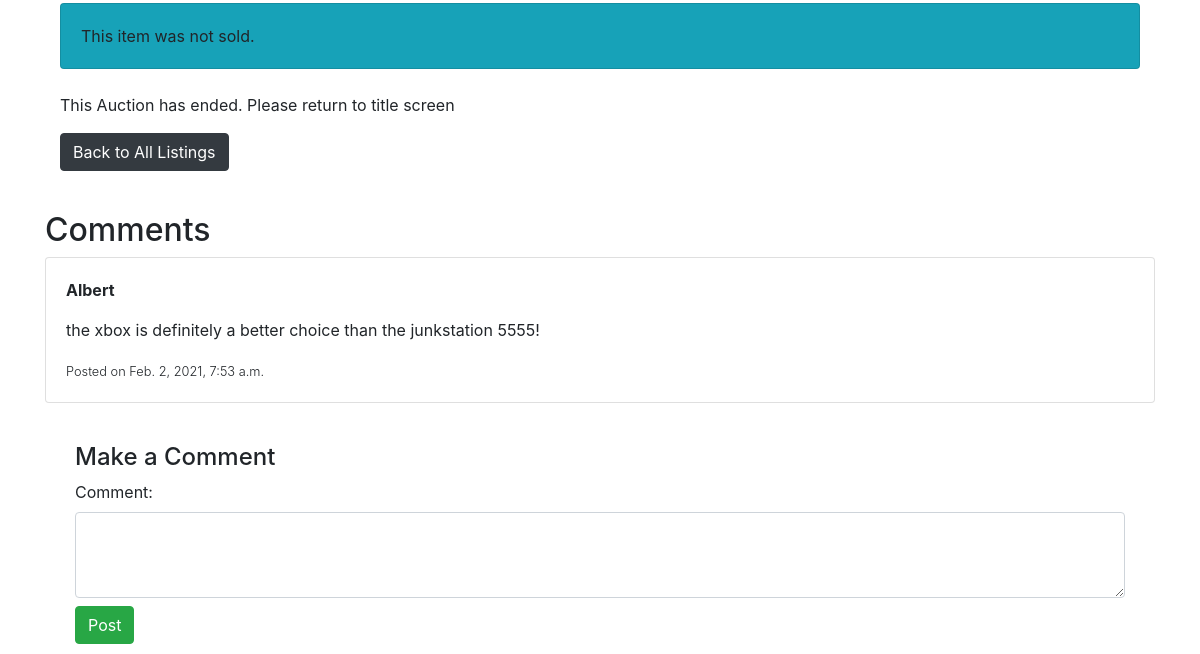
/7/details (signed in, lower part), run on an earlier commit of the app's database.
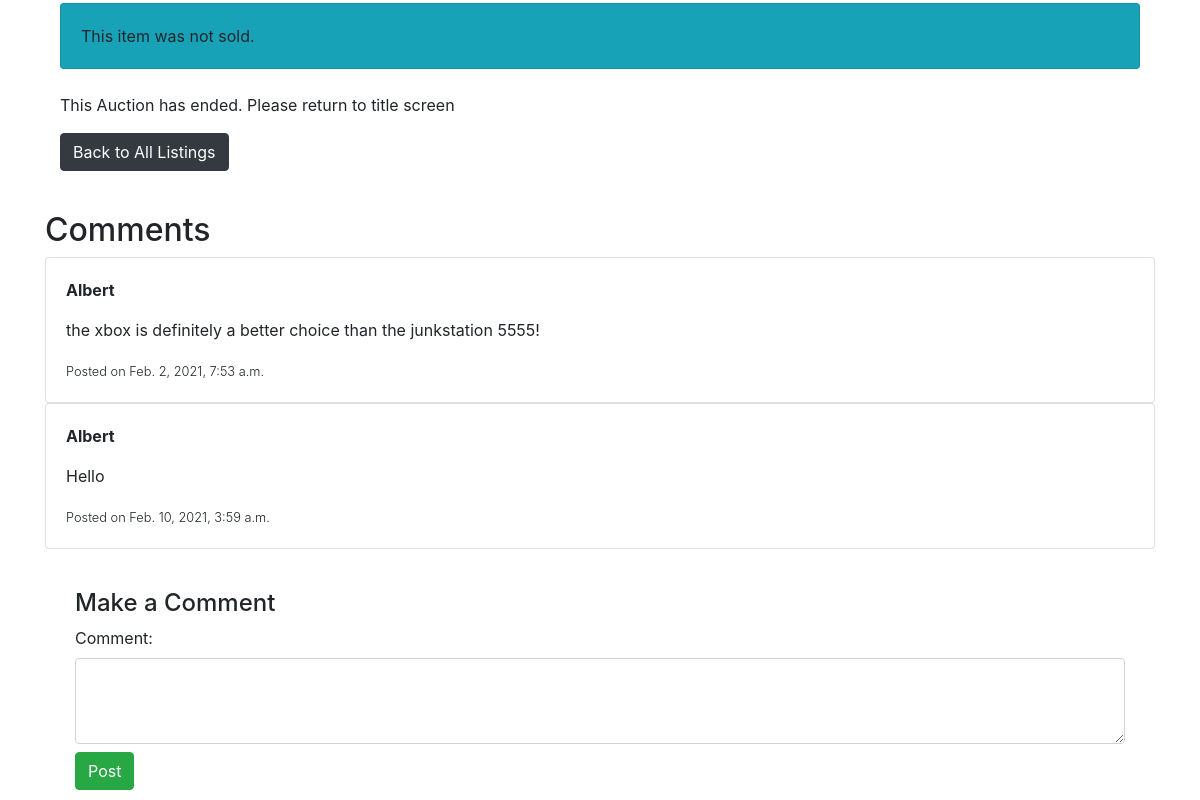
And on a later commit of the database.
### auctions/models.py (models this page shows, shortened)
class Comment(models.Model):
    comment = models.TextField(max_length=1024, blank=False)
    poster = models.ForeignKey(User, on_delete=models.CASCADE, related_name="poster")
    time = models.DateTimeField(auto_now_add=True)
    post = models.ManyToManyField(Auction)

class User(AbstractUser):
    pass

### auctions/views.py (the view)
# urls.py: path("<int:auctionid>/details", views.itemdetails, name="item"),
@login_required(redirect_field_name='/login')
def itemdetails(request, auctionid):
    auction = Auction.objects.filter(id=auctionid).get()
    get_time_remaining = lambda a : auction.time_created + auction.duration - a
    time_remaining = get_time_remaining(datetime.now(timezone.utc))
    print(time_remaining)
    if time_remaining < timedelta(days=0, seconds=0):
        auction.active = False
        auction.save()
    user_watching = request.user.watchlist.get()
    watched = False
    if auction in user_watching.item.all():
        watched = True
    if Bid.objects.filter(post=auctionid):
        all_bids = Bid.objects.filter(post=auctionid).all()
        current_price = get_highest_bid(all_bids)
        current_bid = Bid.objects.filter(bid_price=current_price).get()
    else:
        current_price = Auction.price
        current_bid = False
    if Comment.objects.filter(post=auctionid):
        comments = Comment.objects.filter(post=auctionid).all()
    else:
        comments = False
    return render(request, 'auctions/item.html', {
        "auction": auction,
        "form": CommentForm(),
        "comments": comments,
        "bid": current_bid,
        "bidForm": BidForm(),
        "watched": watched,
    })

### auctions/forms.py
class CommentForm(ModelForm):
    class Meta:
        model = Comment
        fields = ['comment']
        widgets = {
            'comment': forms.Textarea(attrs={'class': 'form-control', 'rows': '3'})
        }

class BidForm(ModelForm):
    class Meta:
        model = Bid
        fields = ['bid_price']
        widgets = {
            'bid_price': forms.NumberInput(attrs={'class': 'form-control  mb-4'})
        }

### auctions/models.py (called while the page is built)
    def category_string(self):
        categorization = self.category
        return f"Category: {categorization}"

    def time_remaining(self):
        return self.time_created + self.duration - datetime.datetime.now(datetime.timezone.utc)

### auctions/templates/auctions/item.html (shortened to what this page needs)
{% extends 'auctions/layout.html' %}
{% block body %}
<div class="container">
    {% if auction.active %}
    <div class="col mt-6 mb-4">
        {% if bid %}
        <div class="card bg-info">
            <div class="card-header">
                <h2>Current Highest Bid</h2>
            </div>
            <div class="card-body">
                {% if request.user == bid.bidder %}
                <div class="card-title font-weight-bold">
                    You are the current highest bid !
                </div>
                {% else %}
                <div class="card-title">
                    Made by {{ bid.bidder }}
                </div>
                {% endif %}
                <div class="card-text">
                    At ${{ bid.bid_price }} USD
                </div>
            </div>
            {% if request.user == auction.lister %}
            <div class="card-footer">
                <small class="text-muted">You are the creator of this listing. Do you want to close this auction?</small>
                <a href="#" class="btn btn-danger">Close this Auction.</a>
            </div>
            {% endif %}
        </div>
        {% else %}
        <div class="card bg-success">
            <div class="card-body">
                There are no current bids on this item.
            </div>
            {% if request.user == auction.lister %}
            <div class="card-footer bg-white">
                <small class="text-muted">You are the creator of this listing. Do you want to close this auction?</small>
                <a href="{% url 'closeauction' auction.id %}" class="btn btn-danger">Close this Auction.</a>
            </div>
            {% endif %}
        </div>
        {% endif %}
        <p class="text-muted mt-4">This listing was created on {{ auction.time_created }}</p>
    </div>
    {% else %}
        <div class="col mt-6 mb-4">
            {% if bid.bid_price %}
            <div class="card bg-info">
                <div class="card-body">This item was sold at {{ bid.bid_price }} to {{ bid.bidder }}</div>
            </div>
            {% else %}
            <div class="card bg-info">
                <div class="card-body">This item was not sold.</div>
            </div>
            {% endif %}
        </div>
    {% endif %}
    <div class="col">
        {% if auction.active == True %}
        <button type="button" class="btn btn-primary" data-bs-toggle="modal" data-bs-target="#bidModal">Bid on this item</button>
        {% else %}
        <p>This Auction has ended. Please return to title screen</p>
        {% endif %}
        <a href="{% url 'index' %}" class="btn btn-dark">Back to All Listings</a>
    </div>
</div>
<div class="container cont-space">
    <h2>Comments</h2>
    {% if comments %}
        {% for comment in comments %}
            <div class="card">
                <div class="card-body">
                    <div class="card-title">
                        <p class="font-weight-bold">{{ comment.poster }}</p>
                    </div>
                    <div class="card-text">
                        <p class="text">{{ comment.comment }}</p>
                        <small class="font-weight-light">Posted on {{ comment.time }}</small>
                    </div>
                </div>
            </div>
        {% endfor %}
    {% else %}
        <p>There are no comments on this listing.</p>
    {% endif %}
    <div class="cont-space">
        <div class="container cont-space">
            <div class="col">
                <h4>Make a Comment</h4>
                <form action="{% url 'addcomment' auctionid=auction.id %}" method="POST">
                    {{ form }}
                    <input type="submit" class="btn btn-success mt-2" value="Post">
                </form>
            </div>
    </div>
    </div>
</div>
{% endblock %}

What changed in the data, as far as the page shows it:
added Comment: poster "Albert", comment "Hello", time "Feb. 10, 2021, 3:59 a.m."
